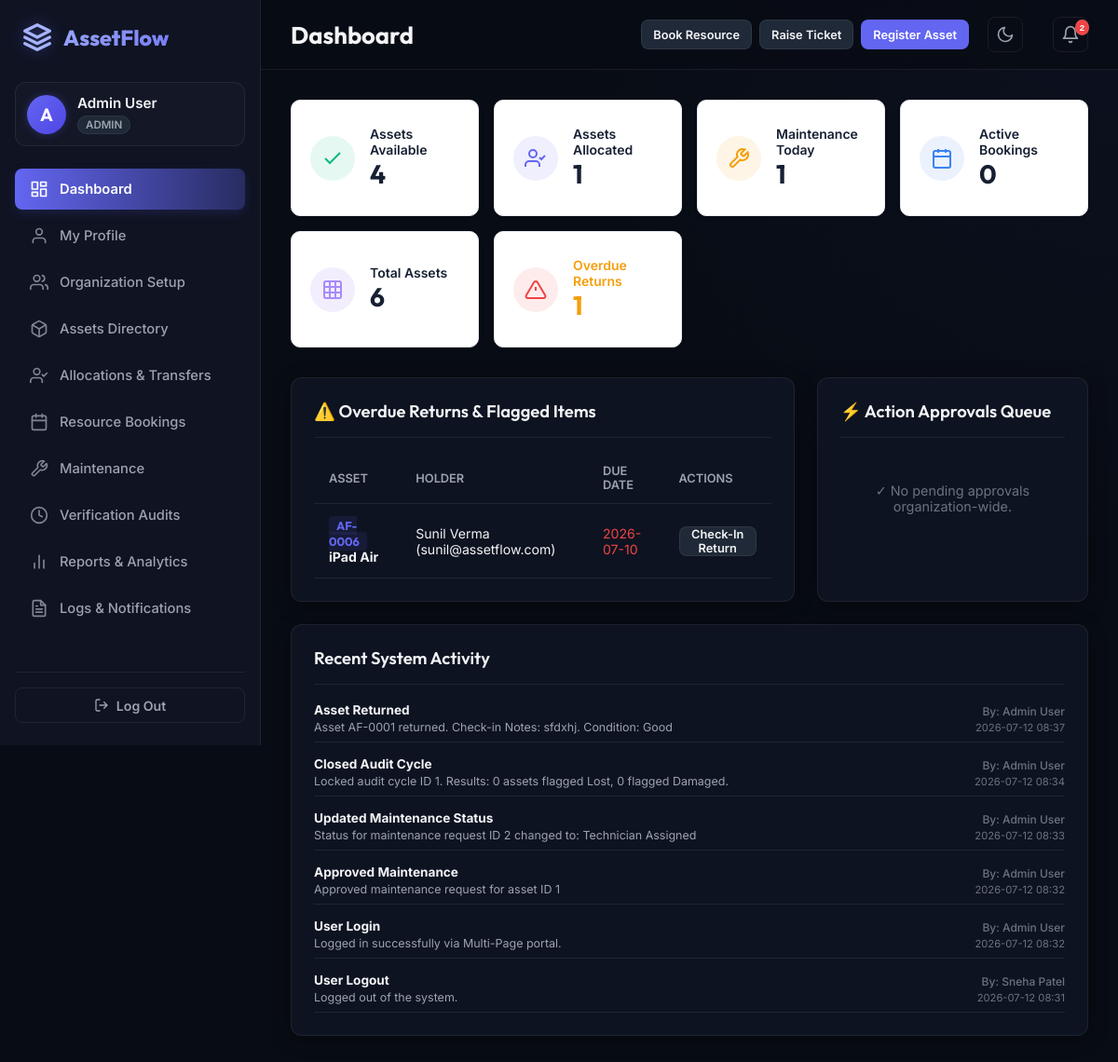
/dashboard.php (signed in), run on an earlier commit of the app's database.
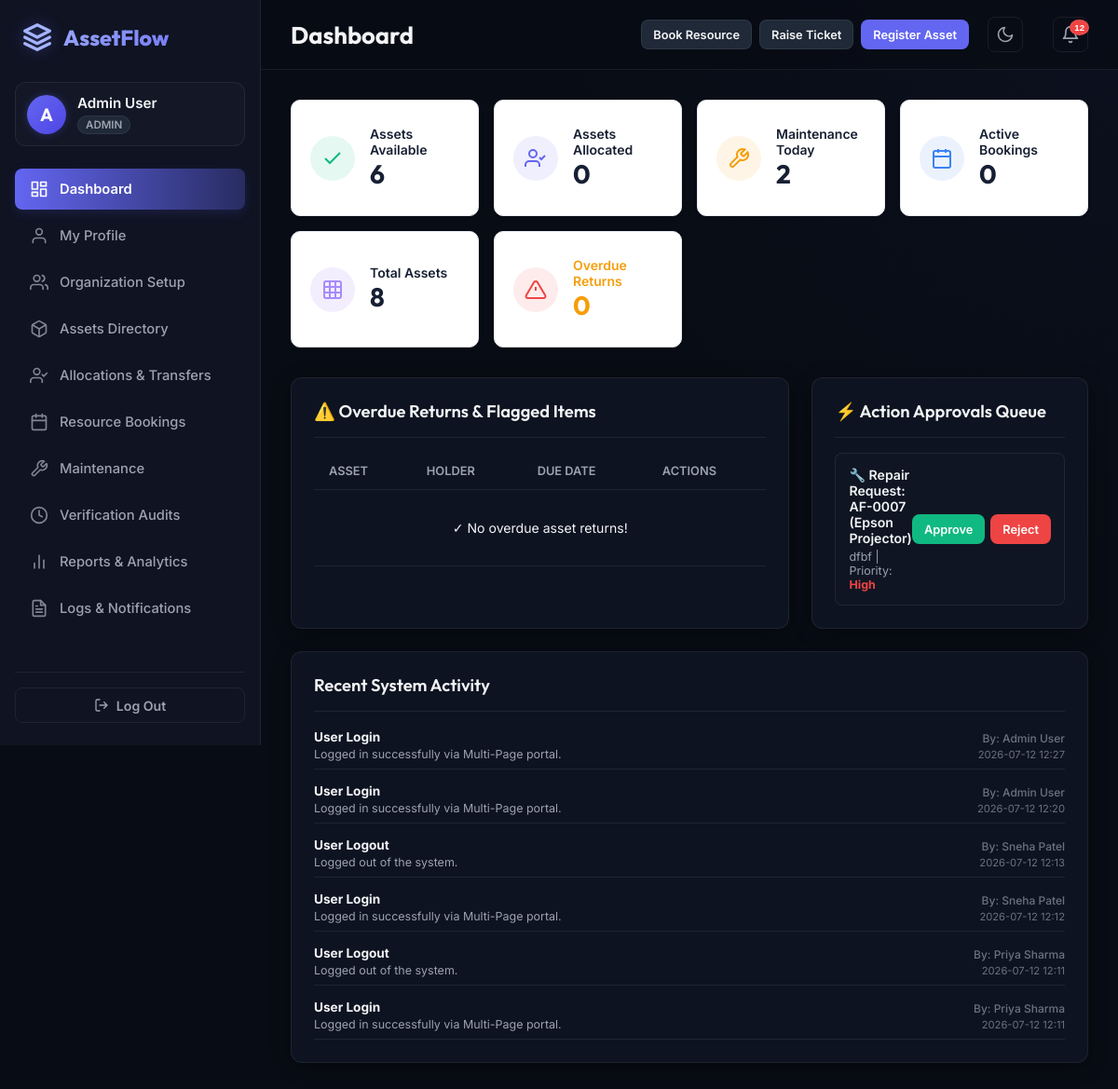
And on a later commit of the database.
### tables this page shows
CREATE TABLE `allocations` (
  `id` int(11) NOT NULL,
  `asset_id` int(11) NOT NULL,
  `employee_id` int(11) DEFAULT NULL,
  `department_id` int(11) DEFAULT NULL,
  `allocated_by` int(11) NOT NULL,
  `allocation_date` timestamp NOT NULL DEFAULT current_timestamp(),
  `expected_return_date` date DEFAULT NULL,
  `actual_return_date` timestamp NULL DEFAULT NULL,
  `condition_on_return` varchar(255) DEFAULT NULL,
  `status` enum('Active','Returned','Overdue') DEFAULT 'Active'
);

CREATE TABLE `assets` (
  `id` int(11) NOT NULL,
  `name` varchar(100) NOT NULL,
  `category_id` int(11) NOT NULL,
  `tag` varchar(50) NOT NULL,
  `serial_number` varchar(100) NOT NULL,
  `acquisition_date` date NOT NULL,
  `acquisition_cost` decimal(10,2) NOT NULL,
  `condition_state` enum('New','Good','Fair','Poor','Damaged') DEFAULT 'Good',
  `location` varchar(100) NOT NULL,
  `is_shared` tinyint(1) DEFAULT 0,
  `status` enum('Available','Allocated','Reserved','Under Maintenance','Lost','Retired','Disposed') DEFAULT 'Available',
  `photo` varchar(255) DEFAULT NULL
);

CREATE TABLE `employees` (
  `id` int(11) NOT NULL,
  `name` varchar(100) NOT NULL,
  `email` varchar(100) NOT NULL,
  `password` varchar(255) NOT NULL,
  `department_id` int(11) DEFAULT NULL,
  `role` enum('admin','asset_manager','dept_head','employee') DEFAULT 'employee',
  `status` enum('Active','Inactive') DEFAULT 'Active'
);

CREATE TABLE `activity_logs` (
  `id` int(11) NOT NULL,
  `employee_id` int(11) DEFAULT NULL,
  `action` varchar(255) NOT NULL,
  `details` text DEFAULT NULL,
  `created_at` timestamp NOT NULL DEFAULT current_timestamp()
);

CREATE TABLE `maintenance_requests` (
  `id` int(11) NOT NULL,
  `asset_id` int(11) NOT NULL,
  `reported_by` int(11) NOT NULL,
  `description` text NOT NULL,
  `priority` enum('Low','Medium','High','Critical') DEFAULT 'Medium',
  `photo_path` varchar(255) DEFAULT NULL,
  `status` enum('Pending','Approved','Rejected','Technician Assigned','In Progress','Resolved') DEFAULT 'Pending',
  `assigned_technician` varchar(100) DEFAULT NULL,
  `notes` text DEFAULT NULL,
  `created_at` timestamp NOT NULL DEFAULT current_timestamp(),
  `updated_at` timestamp NOT NULL DEFAULT current_timestamp() ON UPDATE current_timestamp()
);

### dashboard.php (the view, shortened to what the changed rows need)
<?php
require_once 'header.php';
$db->query("
    UPDATE bookings
    SET status = 'Completed'
    WHERE status IN ('Upcoming', 'Ongoing')
    AND (
        booking_date < CURRENT_DATE()
        OR (booking_date = CURRENT_DATE() AND end_time <= CURRENT_TIME())
    )
");
$db->query("
    UPDATE bookings
    SET status = 'Ongoing'
    WHERE status = 'Upcoming'
    AND booking_date = CURRENT_DATE()
    AND start_time <= CURRENT_TIME()
    AND end_time > CURRENT_TIME()
");
if ($user_role === 'admin' || $user_role === 'asset_manager'):
    $kpis = [];
    $kpis['assets_available'] = $db->query("SELECT COUNT(*) FROM assets WHERE status = 'Available'")->fetchColumn();
    $kpis['assets_allocated'] = $db->query("SELECT COUNT(*) FROM assets WHERE status = 'Allocated'")->fetchColumn();
    $kpis['maintenance_today'] = $db->query("SELECT COUNT(*) FROM assets WHERE status = 'Under Maintenance'")->fetchColumn();
    $kpis['active_bookings'] = $db->query("SELECT COUNT(*) FROM bookings WHERE booking_date = CURRENT_DATE() AND status != 'Cancelled'")->fetchColumn();
    $kpis['total_assets'] = $db->query("SELECT COUNT(*) FROM assets")->fetchColumn();
    $kpis['overdue_returns'] = $db->query("SELECT COUNT(*) FROM allocations WHERE status = 'Overdue' OR (status = 'Active' AND expected_return_date < CURRENT_DATE())")->fetchColumn();
    $stmtOverdue = $db->query("
        SELECT a.id as asset_id, a.tag, a.name as asset_name, e.name as holder_name, e.email as holder_email, al.expected_return_date, al.id as allocation_id
        FROM allocations al
        JOIN assets a ON al.asset_id = a.id
        LEFT JOIN employees e ON al.employee_id = e.id
        WHERE al.status = 'Overdue' OR (al.status = 'Active' AND al.expected_return_date < CURRENT_DATE())
        ORDER BY al.expected_return_date ASC
    ");
    $overdue_items = $stmtOverdue->fetchAll();
    $maintenance_actions = $db->query("
        SELECT m.id, a.tag, a.name as asset_name, m.priority, m.description, m.created_at
        FROM maintenance_requests m
        JOIN assets a ON m.asset_id = a.id
        WHERE m.status = 'Pending'
    ")->fetchAll();
    $recent_activity = $db->query("
        SELECT al.*, e.name as employee_name
        FROM activity_logs al
        LEFT JOIN employees e ON al.employee_id = e.id
        ORDER BY al.created_at DESC
        LIMIT 6
    ")->fetchAll();
    ?>
    <section id="view-dashboard-admin" class="app-view">
        <div class="kpi-grid">
            <div class="kpi-card" onclick="window.location.href='assets.php?status=Available'">
                <div class="kpi-icon icon-available">
                    <svg width="24" height="24" viewBox="0 0 24 24" fill="none" stroke="currentColor" stroke-width="2"><polyline points="20 6 9 17 4 12"/></svg>
                </div>
                <div class="kpi-details">
                    <span class="kpi-title">Assets Available</span>
                    <h2 class="kpi-value"><?php echo $kpis['assets_available']; ?></h2>
                </div>
            </div>
            <div class="kpi-card" onclick="window.location.href='assets.php?status=Allocated'">
                <div class="kpi-icon icon-allocated">
                    <svg width="24" height="24" viewBox="0 0 24 24" fill="none" stroke="currentColor" stroke-width="2"><path d="M16 21v-2a4 4 0 0 0-4-4H5a4 4 0 0 0-4 4v2"></path><circle cx="9" cy="7" r="4"></circle><polyline points="16 11 18 13 22 9"></polyline></svg>
                </div>
                <div class="kpi-details">
                    <span class="kpi-title">Assets Allocated</span>
                    <h2 class="kpi-value"><?php echo $kpis['assets_allocated']; ?></h2>
                </div>
            </div>
            <div class="kpi-card" onclick="window.location.href='maintenance.php'">
                <div class="kpi-icon icon-maint">
                    <svg width="24" height="24" viewBox="0 0 24 24" fill="none" stroke="currentColor" stroke-width="2"><path d="M14.7 6.3a1 1 0 0 0 0 1.4l1.6 1.6a1 1 0 0 0 1.4 0l3.77-3.77a6 6 0 0 1-7.94 7.94l-6.91 6.91a2.12 2.12 0 0 1-3-3l6.91-6.91a6 6 0 0 1 7.94-7.94l-3.76 3.76z"></path></svg>
                </div>
                <div class="kpi-details">
                    <span class="kpi-title">Maintenance Today</span>
                    <h2 class="kpi-value"><?php echo $kpis['maintenance_today']; ?></h2>
                </div>
            </div>
            <div class="kpi-card" onclick="window.location.href='bookings.php'">
                <div class="kpi-icon icon-bookings">
                    <svg width="24" height="24" viewBox="0 0 24 24" fill="none" stroke="currentColor" stroke-width="2"><rect x="3" y="4" width="18" height="18" rx="2" ry="2"></rect><line x1="16" y1="2" x2="16" y2="6"></line><line x1="8" y1="2" x2="8" y2="6"></line><line x1="3" y1="10" x2="21" y2="10"></line></svg>
                </div>
                <div class="kpi-details">
                    <span class="kpi-title">Active Bookings</span>
                    <h2 class="kpi-value"><?php echo $kpis['active_bookings']; ?></h2>
                </div>
            </div>
            <div class="kpi-card" onclick="window.location.href='assets.php'">
                <div class="kpi-icon icon-transfers">
                </div>
                <div class="kpi-details">
                    <span class="kpi-title">Total Assets</span>
                    <h2 class="kpi-value"><?php echo $kpis['total_assets']; ?></h2>
                </div>
            </div>
            <div class="kpi-card border-warning-glow" onclick="window.location.href='assets.php?status=Lost'">
                <div class="kpi-icon icon-overdue">
                    <svg width="24" height="24" viewBox="0 0 24 24" fill="none" stroke="currentColor" stroke-width="2"><path d="M10.29 3.86L1.82 18a2 2 0 0 0 1.71 3h16.94a2 2 0 0 0 1.71-3L13.71 3.86a2 2 0 0 0-3.42 0z"></path><line x1="12" y1="9" x2="12" y2="13"></line><line x1="12" y1="17" x2="12.01" y2="17"></line></svg>
                </div>
                <div class="kpi-details">
                    <span class="kpi-title text-warning">Overdue Returns</span>
                    <h2 class="kpi-value text-warning"><?php echo $kpis['overdue_returns']; ?></h2>
                </div>
            </div>
        </div>
        <div class="dashboard-sections">
            <div class="dashboard-panel card-glow">
                <div class="panel-header">
                    <h3>⚠️ Overdue Returns & Flagged Items</h3>
                </div>
                <div class="panel-body">
                    <div class="table-responsive">
                        <table class="data-table">
                            <thead>
                                <tr>
                                    <th>Asset</th>
                                    <th>Holder</th>
                                    <th>Due Date</th>
                                    <th>Actions</th>
                                </tr>
                            </thead>
                            <tbody>
                                <?php if (empty($overdue_items)): ?>
                                    <tr><td colspan="4" class="empty-cell">✓ No overdue asset returns!</td></tr>
                                <?php else: ?>
                                    <?php foreach ($overdue_items as $item): ?>
                                        <tr>
                                            <td>
                                                <span class="asset-tag"><?php echo htmlspecialchars($item['tag']); ?></span>
                                                <strong><a href="#" class="btn-detail-trigger" data-id="<?php echo $item['asset_id']; ?>" style="text-decoration:none; color:inherit;"><?php echo htmlspecialchars($item['asset_name']); ?></a></strong>
                                            </td>
                                            <td><?php echo htmlspecialchars($item['holder_name'] ?? 'Department'); ?> (<?php echo htmlspecialchars($item['holder_email'] ?? 'N/A'); ?>)</td>
                                            <td class="text-danger"><?php echo htmlspecialchars($item['expected_return_date']); ?></td>
                                            <td>
                                                <button class="btn btn-secondary btn-sm btn-return-action" data-alloc-id="<?php echo $item['allocation_id']; ?>">Check-In Return</button>
                                            </td>
                                        </tr>
                                    <?php endforeach; ?>
                                <?php endif; ?>
                            </tbody>
                        </table>
                    </div>
                </div>
            </div>
            <div class="dashboard-panel card-glow">
                <div class="panel-header">
                    <h3>⚡ Action Approvals Queue</h3>
                </div>
                <div class="panel-body">
                    <div class="approvals-queue">
                        <?php
                        $approvalTicketsCount = 0;
                            ?>
                            <?php
                        foreach ($maintenance_actions as $ticket) {
                            $approvalTicketsCount++;
                            ?>
                            <div class="approval-ticket">
                                <div class="approval-info">
                                    <h5>🔧 Repair Request: <?php echo htmlspecialchars($ticket['tag'] . ' (' . $ticket['asset_name'] . ')'); ?></h5>
                                    <p><?php echo htmlspecialchars($ticket['description']); ?> | Priority: <strong class="text-danger"><?php echo htmlspecialchars($ticket['priority']); ?></strong></p>
                                </div>
                                <div class="approval-actions">
                                    <button class="btn btn-success btn-sm btn-approve-maint" data-id="<?php echo $ticket['id']; ?>">Approve</button>
                                    <button class="btn btn-danger btn-sm btn-reject-maint" data-id="<?php echo $ticket['id']; ?>">Reject</button>
                                </div>
                            </div>
                            <?php
                        }
                        if ($approvalTicketsCount === 0) {
                            echo '<div class="empty-state">✓ No pending approvals organization-wide.</div>';
                        }
                        ?>
                    </div>
                </div>
            </div>
        </div>
        <div class="dashboard-panel card-glow" style="margin-top: 24px;">
            <div class="panel-header">
                <h3>Recent System Activity</h3>
            </div>
            <div class="panel-body">
                <div class="activity-feed-list" style="display: flex; flex-direction: column; gap: 12px;">
                    <?php if (empty($recent_activity)): ?>
                        <div class="empty-state">No recent activity logged.</div>
                    <?php else: ?>
                        <?php foreach ($recent_activity as $act): ?>
                            <div class="activity-feed-item" style="display: flex; justify-content: space-between; align-items: center; border-bottom: 1px solid var(--border-color); padding-bottom: 8px;">
                                <div>
                                    <strong style="color: var(--text-primary); font-size: 0.85rem;"><?php echo htmlspecialchars($act['action']); ?></strong>
                                    <p style="color: var(--text-secondary); font-size: 0.78rem; margin: 2px 0 0 0;"><?php echo htmlspecialchars($act['details']); ?></p>
                                </div>
                                <div style="text-align: right;">
                                    <span style="font-size: 0.75rem; color: var(--text-muted); font-weight: 500;">By: <?php echo htmlspecialchars($act['employee_name'] ?? 'System'); ?></span>
                                    <p style="font-size: 0.7rem; color: var(--text-muted); margin: 2px 0 0 0;"><?php echo htmlspecialchars(substr($act['created_at'], 0, 16)); ?></p>
                                </div>
                            </div>
                        <?php endforeach; ?>
                    <?php endif; ?>
                </div>
            </div>
        </div>
    </section>
<?php endif; ?>
<?php require_once 'footer.php'; ?>

### header.php (shortened to what the changed rows need)
<?php
$theme = $_COOKIE['theme'] ?? 'dark';
$current_page = basename($_SERVER['PHP_SELF']);
$db = getDBConnection();
$user_id = $_SESSION['user_id'] ?? null;
$user_role = $_SESSION['role'] ?? 'employee';
$unread_count = 0;
if ($user_id) {
    $stmtNotif = $db->prepare("SELECT COUNT(*) FROM notifications WHERE (employee_id = ? OR employee_id IS NULL) AND is_read = 0");
    $stmtNotif->execute([$user_id]);
    $unread_count = $stmtNotif->fetchColumn();
}
?>
<!DOCTYPE html>
<html lang="en">
<head>
    <link rel="stylesheet" href="css/style.css?v=2.2">
</head>
<body class="<?php echo $theme === 'light' ? 'light-theme' : 'dark-theme'; ?>">
    <div class="app-container">
        <div class="main-wrapper">
            <header class="header">
                <div class="header-left">
                    <h1 id="screen-title" class="screen-title"><?php echo htmlspecialchars(str_replace(['.php', '_'], ['', ' '], ucwords($current_page))); ?></h1>
                </div>
                <div class="header-right">
                    <div class="notification-center">
                        <button class="icon-btn" id="btn-notifications" aria-label="Notifications center">
                            <svg width="20" height="20" viewBox="0 0 24 24" fill="none" stroke="currentColor" stroke-width="2" stroke-linecap="round" stroke-linejoin="round"><path d="M18 8A6 6 0 0 0 6 8c0 7-3 9-3 9h18s-3-2-3-9M13.73 21a2 2 0 0 1-3.46 0"/></svg>
                            <span class="badge badge-pulse <?php echo $unread_count > 0 ? '' : 'hidden'; ?>" id="notif-badge-count"><?php echo $unread_count; ?></span>
                        </button>
                    </div>
                </div>
            </header>
            <main class="content-viewport" id="content-viewport">

What changed in the data, as far as the page shows it:
no longer on this page (row edited): allocations: asset.tag "AF-0006", asset.name "iPad Air", employee.name "Sunil Verma", employee.email "sunil@assetflow.com", expected_return_date "2026-07-10"
no longer on this page (row unchanged): activity_logs: action "Asset Returned", details "Asset AF-0001 returned. Check-in Notes: sfdxhj. Condition: Good", employee.name "Admin User", created_at "2026-07-12 08:37"
no longer on this page (row unchanged): activity_logs: action "Closed Audit Cycle", details "Locked audit cycle ID 1. Results: 0 assets flagged Lost, 0 flagged Damaged.", employee.name "Admin User", created_at "2026-07-12 08:34"
no longer on this page (row unchanged): activity_logs: action "Updated Maintenance Status", details "Status for maintenance request ID 2 changed to: Technician Assigned", employee.name "Admin User", created_at "2026-07-12 08:33"
no longer on this page (row unchanged): activity_logs: action "Approved Maintenance", details "Approved maintenance request for asset ID 1", employee.name "Admin User", created_at "2026-07-12 08:32"
no longer on this page (row unchanged): activity_logs: action "User Login", details "Logged in successfully via Multi-Page portal.", employee.name "Admin User", created_at "2026-07-12 08:32"
no longer on this page (row unchanged): activity_logs: action "User Logout", details "Logged out of the system.", employee.name "Sneha Patel", created_at "2026-07-12 08:31"
added maintenance_requests: asset.name "AF-0007 (Epson Projector)", description "dfbf", priority "High"
added activity_logs: action "User Login", details "Logged in successfully via Multi-Page portal.", employee.name "Admin User", created_at "2026-07-12 12:27"
added activity_logs: action "User Login", details "Logged in successfully via Multi-Page portal.", employee.name "Admin User", created_at "2026-07-12 12:20"
added activity_logs: action "User Logout", details "Logged out of the system.", employee.name "Sneha Patel", created_at "2026-07-12 12:13"
added activity_logs: action "User Login", details "Logged in successfully via Multi-Page portal.", employee.name "Sneha Patel", created_at "2026-07-12 12:12"
added activity_logs: action "User Logout", details "Logged out of the system.", employee.name "Priya Sharma", created_at "2026-07-12 12:11"
added activity_logs: action "User Login", details "Logged in successfully via Multi-Page portal.", employee.name "Priya Sharma", created_at "2026-07-12 12:11"
Also different on the page:
$unread_count: "2" → "12"
$kpis['assets_available']: "4" → "6"
$kpis['assets_allocated']: "1" → "0"
$kpis['maintenance_today']: "1" → "2"
$kpis['total_assets']: "6" → "8"
$kpis['overdue_returns']: "1" → "0"
text no longer shown: "✓ No pending approvals organization-wide."
text now shown: "✓ No overdue asset returns!"
